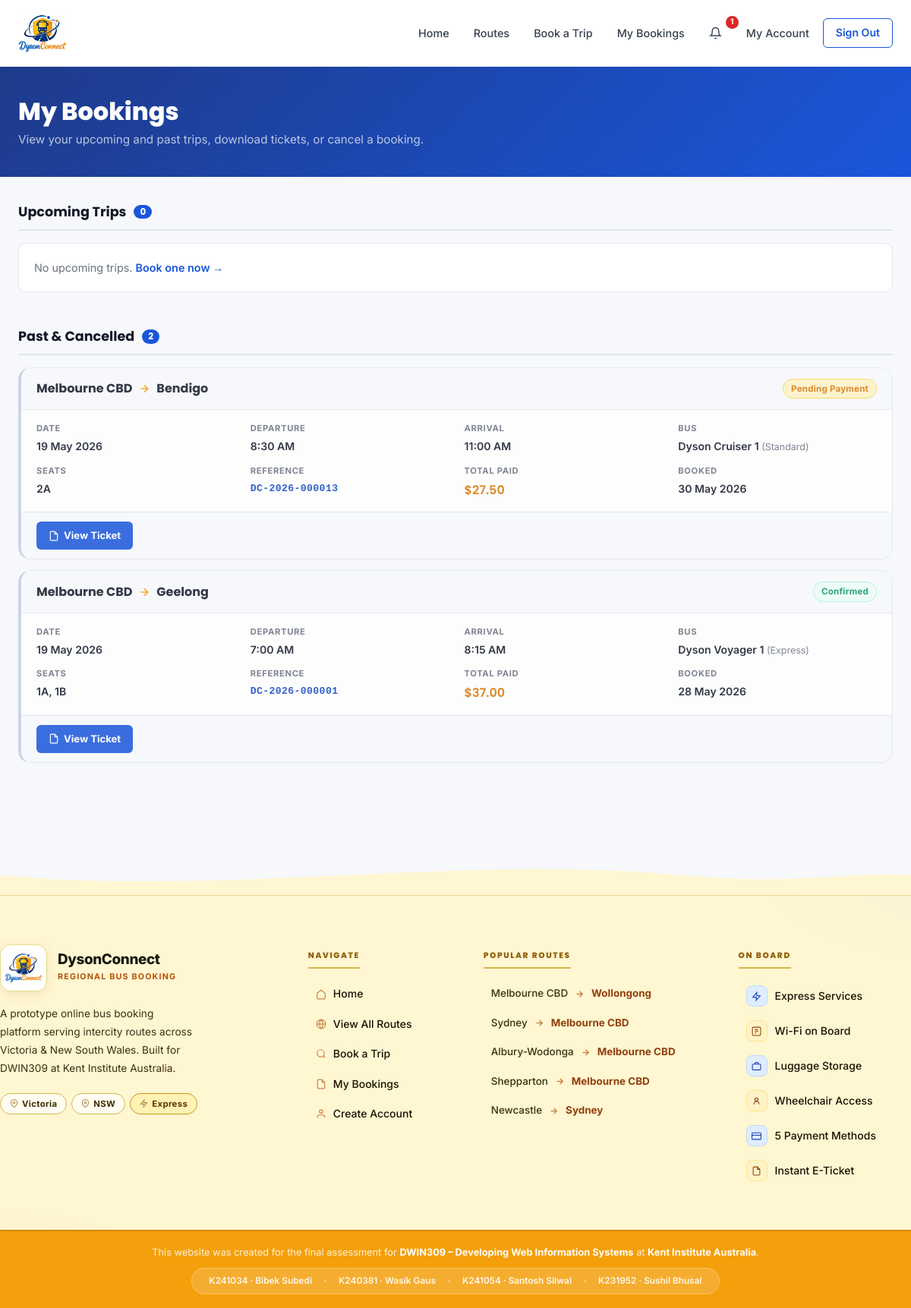
Screenshot of /my_bookings.php (signed in) with the database file from the repository.
### tables this page shows
CREATE TABLE bookings (
    booking_id        INT           UNSIGNED NOT NULL AUTO_INCREMENT,
    user_id           INT           UNSIGNED NOT NULL,
    schedule_id       INT           UNSIGNED NOT NULL,
    booking_reference VARCHAR(20)   NOT NULL,
    booking_date      DATETIME      NOT NULL DEFAULT CURRENT_TIMESTAMP,
    total_amount      DECIMAL(10,2) NOT NULL DEFAULT 0.00,
    booking_status    ENUM('Confirmed','Cancelled','Pending Payment')
                                    NOT NULL DEFAULT 'Pending Payment',
    refund_status     ENUM('Not Applicable','Pending','Processed','Rejected')
                                    NOT NULL DEFAULT 'Not Applicable',
    created_at        DATETIME      NOT NULL DEFAULT CURRENT_TIMESTAMP,
    PRIMARY KEY (booking_id),
    UNIQUE KEY uq_bookings_ref (booking_reference),
    CONSTRAINT fk_bookings_user
        FOREIGN KEY (user_id) REFERENCES users (user_id)
        ON UPDATE CASCADE ON DELETE RESTRICT,
    CONSTRAINT fk_bookings_schedule
        FOREIGN KEY (schedule_id) REFERENCES schedules (schedule_id)
        ON UPDATE CASCADE ON DELETE RESTRICT
);

CREATE TABLE routes (
    route_id    INT           UNSIGNED NOT NULL AUTO_INCREMENT,
    origin      VARCHAR(100)  NOT NULL,
    destination VARCHAR(100)  NOT NULL,
    distance_km SMALLINT      UNSIGNED NOT NULL DEFAULT 0,
    base_price  DECIMAL(8,2)  NOT NULL,
    route_tags  VARCHAR(255)  DEFAULT NULL,
    status      ENUM('active','inactive') NOT NULL DEFAULT 'active',
    created_at  DATETIME      NOT NULL DEFAULT CURRENT_TIMESTAMP,
    PRIMARY KEY (route_id)
);

CREATE TABLE schedules (
    schedule_id     INT         UNSIGNED NOT NULL AUTO_INCREMENT,
    bus_id          INT         UNSIGNED NOT NULL,
    route_id        INT         UNSIGNED NOT NULL,
    departure_date  DATE        NOT NULL,
    departure_time  TIME        NOT NULL,
    arrival_time    TIME        NOT NULL,
    available_seats TINYINT     UNSIGNED NOT NULL,
    status          ENUM('scheduled','departed','cancelled','completed')
                                NOT NULL DEFAULT 'scheduled',
    created_at      DATETIME    NOT NULL DEFAULT CURRENT_TIMESTAMP,
    PRIMARY KEY (schedule_id),
    CONSTRAINT fk_schedules_bus
        FOREIGN KEY (bus_id) REFERENCES buses (bus_id)
        ON UPDATE CASCADE ON DELETE RESTRICT,
    CONSTRAINT fk_schedules_route
        FOREIGN KEY (route_id) REFERENCES routes (route_id)
        ON UPDATE CASCADE ON DELETE RESTRICT
);

CREATE TABLE buses (
    bus_id        INT          UNSIGNED NOT NULL AUTO_INCREMENT,
    bus_name      VARCHAR(100) NOT NULL,
    bus_number    VARCHAR(20)  NOT NULL,
    bus_type      ENUM('Standard','Express','Sleeper','Mini') NOT NULL DEFAULT 'Standard',
    seat_capacity TINYINT      UNSIGNED NOT NULL DEFAULT 40,
    bus_image     VARCHAR(255) DEFAULT NULL,    
    driver_id     INT          UNSIGNED DEFAULT NULL,
    status        ENUM('active','inactive','maintenance') NOT NULL DEFAULT 'active',
    created_at    DATETIME     NOT NULL DEFAULT CURRENT_TIMESTAMP,
    PRIMARY KEY (bus_id),
    UNIQUE KEY uq_buses_number (bus_number),
    CONSTRAINT fk_buses_driver
        FOREIGN KEY (driver_id) REFERENCES drivers (driver_id)
        ON UPDATE CASCADE ON DELETE SET NULL
);

### my_bookings.php (the view, shortened to what the rows shown need)
<?php
require_once 'includes/db_connect.php';
require_once 'includes/functions.php';
require_once 'includes/auth_check.php';
$userId = currentUserId();
$bookings = getUserBookings($conn, $userId);
$bookingSeats = [];
if (!empty($bookings)) {
    $ids = array_column($bookings, 'booking_id');
    $placeholders = implode(',', array_fill(0, count($ids), '?'));
    $types = str_repeat('i', count($ids));
    $stmt = $conn->prepare("
        SELECT bp.booking_id, s.seat_number, bp.passenger_type
        FROM   booking_passengers bp
        JOIN   seats s ON s.seat_id = bp.seat_id
        WHERE  bp.booking_id IN ($placeholders)
        ORDER BY bp.booking_id, s.seat_number
    ");
    $stmt->bind_param($types, ...$ids);
    $stmt->execute();
    $rows = $stmt->get_result()->fetch_all(MYSQLI_ASSOC);
    foreach ($rows as $row) {
        $bookingSeats[$row['booking_id']][] = $row;
    }
}
$today    = date('Y-m-d');
$upcoming = [];
$past     = [];
foreach ($bookings as $b) {
    if ($b['booking_status'] !== 'Cancelled' && $b['departure_date'] >= $today) {
        $upcoming[] = $b;
    } else {
        $past[] = $b;
    }
}
require_once 'includes/header.php';
?>
<div class="page-hero page-hero--blue">
    <div class="container">
        <h1 class="page-hero-title">My Bookings</h1>
    </div>
</div>
<section class="bookings-section">
    <div class="container">
        <?php if (empty($bookings)): ?>
            <div class="empty-state">
                <div class="empty-icon">🎟️</div>
                <h2>No bookings yet</h2>
                <p>You haven't booked any trips with DysonConnect. Search for available routes to get started.</p>
                <a href="<?= BASE_URL ?>search.php" class="btn-primary-lg empty-cta-btn">Find a Trip</a>
            </div>
        <?php else: ?>
            <div class="bookings-group">
                <h2 class="bookings-group-title">
                    Upcoming Trips
                    <span class="bookings-count"><?= count($upcoming) ?></span>
                </h2>
            </div>
            <div class="bookings-group">
                <h2 class="bookings-group-title">
                    Past &amp; Cancelled
                    <span class="bookings-count"><?= count($past) ?></span>
                </h2>
                <?php if (empty($past)): ?>
                    <div class="bookings-empty-group">No past trips to show.</div>
                <?php else: ?>
                    <div class="bookings-list">
                        <?php foreach ($past as $b):
                            $seats = $bookingSeats[$b['booking_id']] ?? [];
                            $seatNums = array_column($seats, 'seat_number');
                        ?>
                        <div class="booking-card booking-card--past">
                            <?= renderBookingCard($b, $seatNums, false) ?>
                        </div>
                        <?php endforeach; ?>
                    </div>
                <?php endif; ?>
            </div>
        <?php endif; ?>
    </div>
</section>
<?php
function renderBookingCard(array $b, array $seatNums, bool $canCancel): string {
    $statusClass = match($b['booking_status']) {
        'Confirmed'       => 'confirmed',
        'Cancelled'       => 'cancelled',
        'Pending Payment' => 'pending',
        default           => 'pending',
    };
    $seatList = !empty($seatNums) ? implode(', ', $seatNums) : '—';
    ?>
    <div class="bc-header">
        <div class="bc-route">
            <span class="bc-city"><?= e($b['origin']) ?></span>
            <svg width="16" height="16" viewBox="0 0 24 24" fill="none" stroke="currentColor" stroke-width="2.5" style="color:var(--orange);flex-shrink:0"><path d="M5 12h14M12 5l7 7-7 7"/></svg>
            <span class="bc-city"><?= e($b['destination']) ?></span>
        </div>
        <div class="bc-badges">
            <span class="booking-status-badge bsb--<?= $statusClass ?>"><?= e($b['booking_status']) ?></span>
        </div>
    </div>
    <div class="bc-body">
        <div class="bc-detail-grid">
            <div class="bc-detail">
                <span class="bc-dl">Date</span>
                <span class="bc-dv"><?= date('d M Y', strtotime($b['departure_date'])) ?></span>
            </div>
            <div class="bc-detail">
                <span class="bc-dl">Departure</span>
                <span class="bc-dv"><?= formatTime($b['departure_time']) ?></span>
            </div>
            <div class="bc-detail">
                <span class="bc-dl">Arrival</span>
                <span class="bc-dv"><?= formatTime($b['arrival_time']) ?></span>
            </div>
            <div class="bc-detail">
                <span class="bc-dl">Bus</span>
                <span class="bc-dv"><?= e($b['bus_name']) ?> <small>(<?= e($b['bus_type']) ?>)</small></span>
            </div>
            <div class="bc-detail">
                <span class="bc-dl">Seats</span>
                <span class="bc-dv"><?= e($seatList) ?></span>
            </div>
            <div class="bc-detail">
                <span class="bc-dl">Reference</span>
                <span class="bc-dv bc-ref"><?= e($b['booking_reference']) ?></span>
            </div>
            <div class="bc-detail">
                <span class="bc-dl">Total Paid</span>
                <span class="bc-dv bc-fare"><?= formatCurrency($b['total_amount']) ?></span>
            </div>
            <div class="bc-detail">
                <span class="bc-dl">Booked</span>
                <span class="bc-dv"><?= date('d M Y', strtotime($b['booking_date'])) ?></span>
            </div>
        </div>
    </div>
    <div class="bc-footer">
        <a href="<?= BASE_URL ?>ticket.php?booking_id=<?= (int)$b['booking_id'] ?>" class="btn-view-ticket-sm">
            <svg width="14" height="14" viewBox="0 0 24 24" fill="none" stroke="currentColor" stroke-width="2"><path d="M14 2H6a2 2 0 0 0-2 2v16a2 2 0 0 0 2 2h12a2 2 0 0 0 2-2V8z"/><polyline points="14 2 14 8 20 8"/></svg>
            View Ticket
        </a>
    </div>
    <?php
    return ob_get_clean();
}
?>
<?php require_once 'includes/footer.php'; ?>

### includes/footer.php (shortened to what the rows shown need)
</main>
<footer class="site-footer">
<div class="footer-inner">
    <div class="container footer-grid">
        <div class="footer-col">
            <ul class="footer-list footer-routes">
            <?php
            global $conn;
            $footerRoutes = [];
            if (isset($conn)) {
                $fRes = $conn->query("SELECT origin, destination FROM routes WHERE status='active' ORDER BY base_price DESC");
                $fSeen = [];
                while ($fr = $fRes->fetch_assoc()) {
                    if (!isset($fSeen[$fr['origin']]) && count($footerRoutes) < 5) {
                        $fSeen[$fr['origin']] = true;
                        $footerRoutes[] = $fr;
                    }
                }
            }
            foreach ($footerRoutes as $fr): ?>
            <li>
                <a href="<?= BASE_URL ?>search.php?origin=<?= urlencode($fr['origin']) ?>&destination=<?= urlencode($fr['destination']) ?>" class="footer-route-link">
                    <span class="frl-from"><?= htmlspecialchars($fr['origin'], ENT_QUOTES) ?></span>
                    <svg class="frl-arrow" width="13" height="13" viewBox="0 0 24 24" fill="none" stroke="currentColor" stroke-width="2.5"><path d="M5 12h14M12 5l7 7-7 7"/></svg>
                    <span class="frl-to"><?= htmlspecialchars($fr['destination'], ENT_QUOTES) ?></span>
                </a>
            </li>
            <?php endforeach; ?>
            </ul>
        </div>
    </div>
</div>
</footer>
</body>
</html>

### rows the page displays
bookings: routes.origin "Melbourne CBD", routes.destination "Bendigo", booking_status "Pending Payment", schedule.departure_date "19 May 2026", schedule.departure_time "8:30 AM", schedule.arrival_time "11:00 AM", buses.bus_name "Dyson Cruiser 1", buses.bus_type "Standard", seatList "2A", booking_reference "DC-2026-000013", total_amount "$27.50", booking_date "30 May 2026"
bookings: routes.origin "Melbourne CBD", routes.destination "Geelong", booking_status "Confirmed", schedule.departure_date "19 May 2026", schedule.departure_time "7:00 AM", schedule.arrival_time "8:15 AM", buses.bus_name "Dyson Voyager 1", buses.bus_type "Express", seatList "1A, 1B", booking_reference "DC-2026-000001", total_amount "$37.00", booking_date "28 May 2026"
routes: origin "Melbourne CBD", destination "Wollongong"
routes: origin "Sydney", destination "Melbourne CBD"
routes: origin "Albury-Wodonga", destination "Melbourne CBD"
routes: origin "Shepparton", destination "Melbourne CBD"
routes: origin "Newcastle", destination "Sydney"

### other values shown
$unreadNotif "1"
count($upcoming) "0"
count($past) "2"
